Frame 1 (no input): blank canvas, image omitted
Frame 60 (no input): blank canvas, image omitted
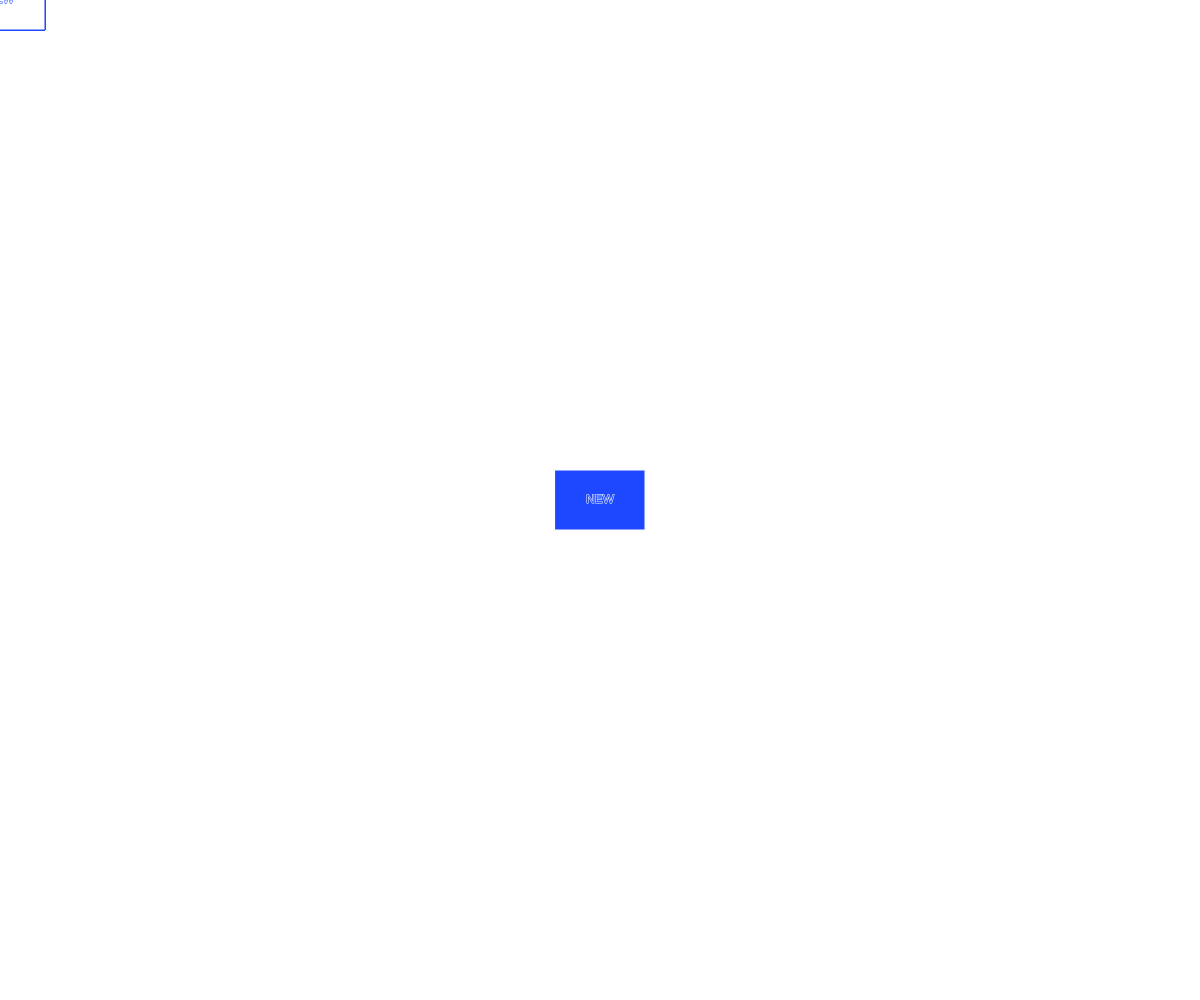
Frame 120 (the mouse pressed at the canvas centre since frame 60)

The p5.js sketch whose frames 1 and 60 were blank and that drew this single picture after the mouse press (run headless with seeded random() and noise() and a simulated clock; from frame 60 on, the mouse is pressed at the canvas centre):

// p5.js sketch
// ── sketch.js
function setup() {
    createCanvas(windowWidth, windowHeight);
}



function draw() {
    if (mouseIsPressed) {
        fill(29, 72, 255);
        stroke(255, 255, 255);
    } else {
        fill('#fff');

    }
    rectMode(CENTER);
    rect(mouseX, mouseY, 90, 60);
    textAlign(CENTER,CENTER);
    text('NEW', mouseX, mouseY);
    stroke(29, 72, 255);
}
